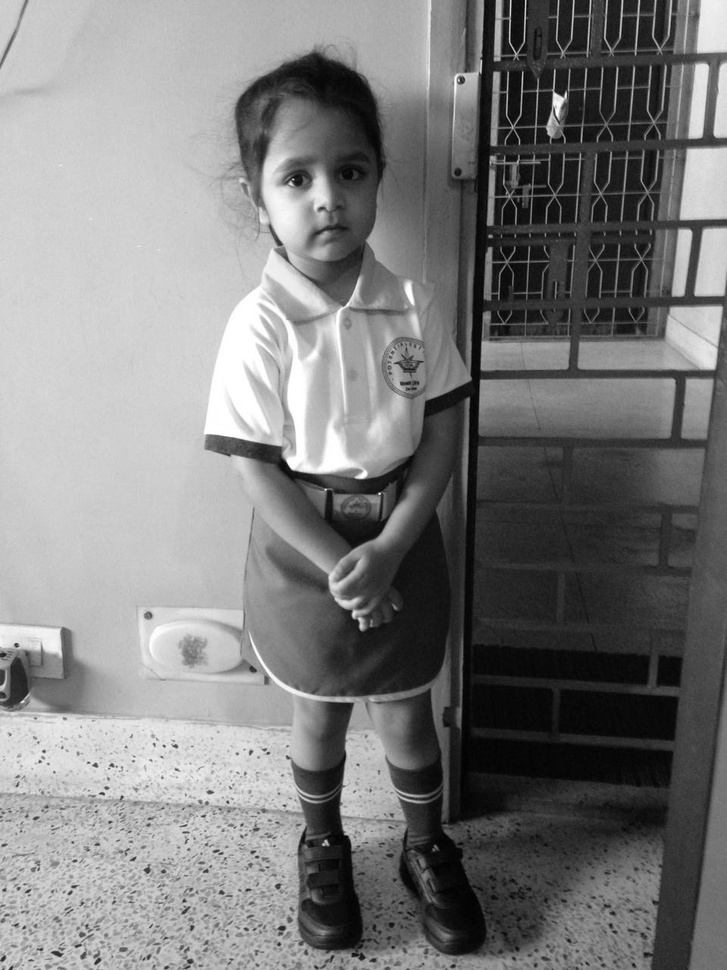
#> input picture Prog14/original.jpg, 727 x 970 px, shrunk from 960 x 1280 before the run
$ python prg14.py
#> lines starting #> are read from the running program, lines starting #| are printed output that depends on the picture
''' Program to perform histogram equilisation '''

import numpy as np
import cv2

file  = input('Enter the name of the file')
#> the answer given: original.jpg
img = cv2.imread(file,0)
#> img is the input picture: shape (970, 727); min 0, max 255, mean 124.6

hist = {}
dim = img.shape
#> dim = (970, 727)

for i in range(dim[0]):
	for j in range(dim[1]):
		if img[i,j] in hist:
			hist[img[i,j]] = hist[img[i,j]] + 1
		else:
			hist[img[i,j]] = 1
#> after the loop, hist = 256 items

cdf = {}
c = 0

for i in sorted(hist) :
	c = c + hist[i]
	cdf[i] = c
#> this loop made 256 passes
#> c on passes 1 to 3: 9, 24, 103
#> after the loop, c = 705190; cdf = 256 items

cdf_min = cdf[min(cdf.keys())]
#> cdf_min = 9

h = {}
L = 256
M = dim[0]
#> M = 970
N = dim[1]
#> N = 727

for i  in cdf:
	h[i] = int(round(1.0*(cdf[i]-cdf_min)/(M*N - cdf_min)*(L-1)))
#> after the loop, h = 256 items

hist_img = np.zeros((M,N),np.uint8)

for i in range(dim[0]):
	for j in range(dim[1]):
		hist_img[i,j] = h[img[i,j]]
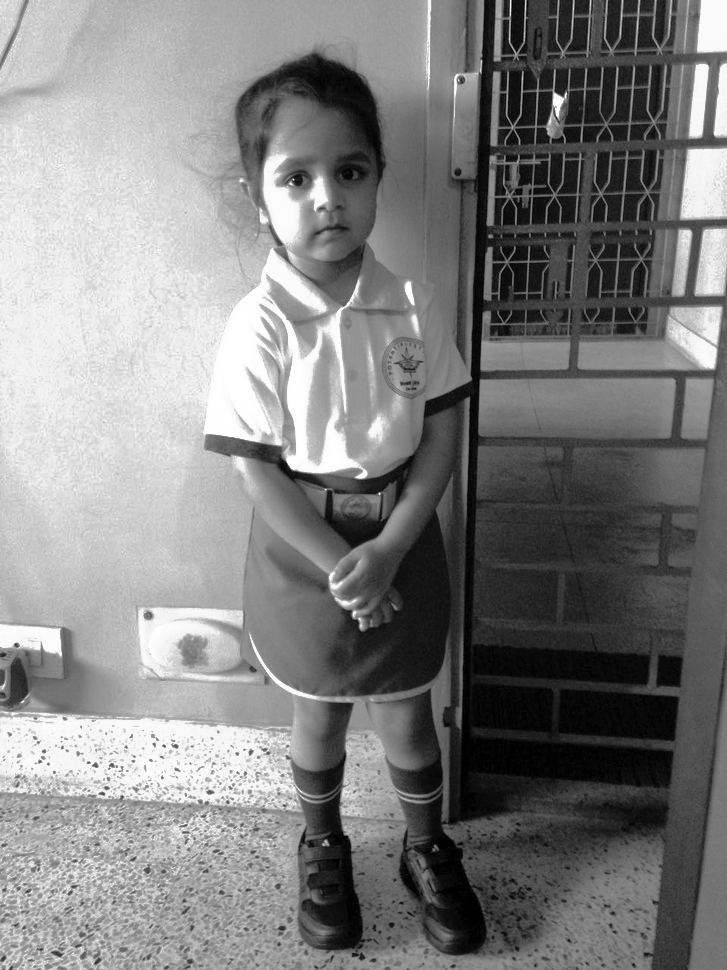
#> hist_img: shape (970, 727); min 0, max 255, mean 128.3

cv2.imwrite('hist_img.jpg',hist_img)
